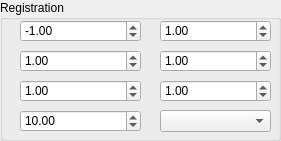
     <widget class="QGroupBox" name="Denoise_4">
      <property name="geometry">
       <rect>
        <x>360</x>
        <y>120</y>
        <width>281</width>
        <height>141</height>
       </rect>
      </property>
      <property name="autoFillBackground">
       <bool>false</bool>
      </property>
      <property name="title">
       <string>Registration</string>
      </property>
      <widget class="QDoubleSpinBox" name="doubleBox_RegisX">
       <property name="geometry">
        <rect>
         <x>20</x>
         <y>20</y>
         <width>121</width>
         <height>22</height>
        </rect>
       </property>
       <property name="minimum">
        <double>-1000000.000000000000000</double>
       </property>
       <property name="maximum">
        <double>1000000.000000000000000</double>
       </property>
       <property name="value">
        <double>-1.000000000000000</double>
       </property>
      </widget>
      <widget class="QDoubleSpinBox" name="doubleBox_RegisY">
       <property name="geometry">
        <rect>
         <x>20</x>
         <y>50</y>
         <width>121</width>
         <height>22</height>
        </rect>
       </property>
       <property name="minimum">
        <double>-1000000.000000000000000</double>
       </property>
       <property name="maximum">
        <double>1000000.000000000000000</double>
       </property>
       <property name="value">
        <double>1.000000000000000</double>
       </property>
      </widget>
      <widget class="QComboBox" name="comboBox_Regis">
       <property name="geometry">
        <rect>
         <x>160</x>
         <y>110</y>
         <width>111</width>
         <height>22</height>
        </rect>
       </property>
      </widget>
      <widget class="QDoubleSpinBox" name="doubleBox_RegisZ">
       <property name="geometry">
        <rect>
         <x>20</x>
         <y>80</y>
         <width>121</width>
         <height>22</height>
        </rect>
       </property>
       <property name="minimum">
        <double>-1000000.000000000000000</double>
       </property>
       <property name="maximum">
        <double>1000000.000000000000000</double>
       </property>
       <property name="value">
        <double>1.000000000000000</double>
       </property>
      </widget>
      <widget class="QDoubleSpinBox" name="doubleBox_RegisRZ">
       <property name="geometry">
        <rect>
         <x>160</x>
         <y>80</y>
         <width>111</width>
         <height>22</height>
        </rect>
       </property>
       <property name="minimum">
        <double>-1000000.000000000000000</double>
       </property>
       <property name="maximum">
        <double>1000000.000000000000000</double>
       </property>
       <property name="value">
        <double>1.000000000000000</double>
       </property>
      </widget>
      <widget class="QDoubleSpinBox" name="doubleBox_RegisRY">
       <property name="geometry">
        <rect>
         <x>160</x>
         <y>50</y>
         <width>111</width>
         <height>22</height>
        </rect>
       </property>
       <property name="minimum">
        <double>-1000000.000000000000000</double>
       </property>
       <property name="maximum">
        <double>1000000.000000000000000</double>
       </property>
       <property name="value">
        <double>1.000000000000000</double>
       </property>
      </widget>
      <widget class="QDoubleSpinBox" name="doubleBox_RegisRX">
       <property name="geometry">
        <rect>
         <x>160</x>
         <y>20</y>
         <width>111</width>
         <height>22</height>
        </rect>
       </property>
       <property name="minimum">
        <double>-1000000.000000000000000</double>
       </property>
       <property name="maximum">
        <double>1000000.000000000000000</double>
       </property>
       <property name="value">
        <double>1.000000000000000</double>
       </property>
      </widget>
      <widget class="QDoubleSpinBox" name="doubleBox_Regis_toler">
       <property name="geometry">
        <rect>
         <x>20</x>
         <y>110</y>
         <width>121</width>
         <height>22</height>
        </rect>
       </property>
       <property name="minimum">
        <double>-1000000.000000000000000</double>
       </property>
       <property name="maximum">
        <double>1000000.000000000000000</double>
       </property>
       <property name="value">
        <double>10.000000000000000</double>
       </property>
      </widget>
     </widget>
